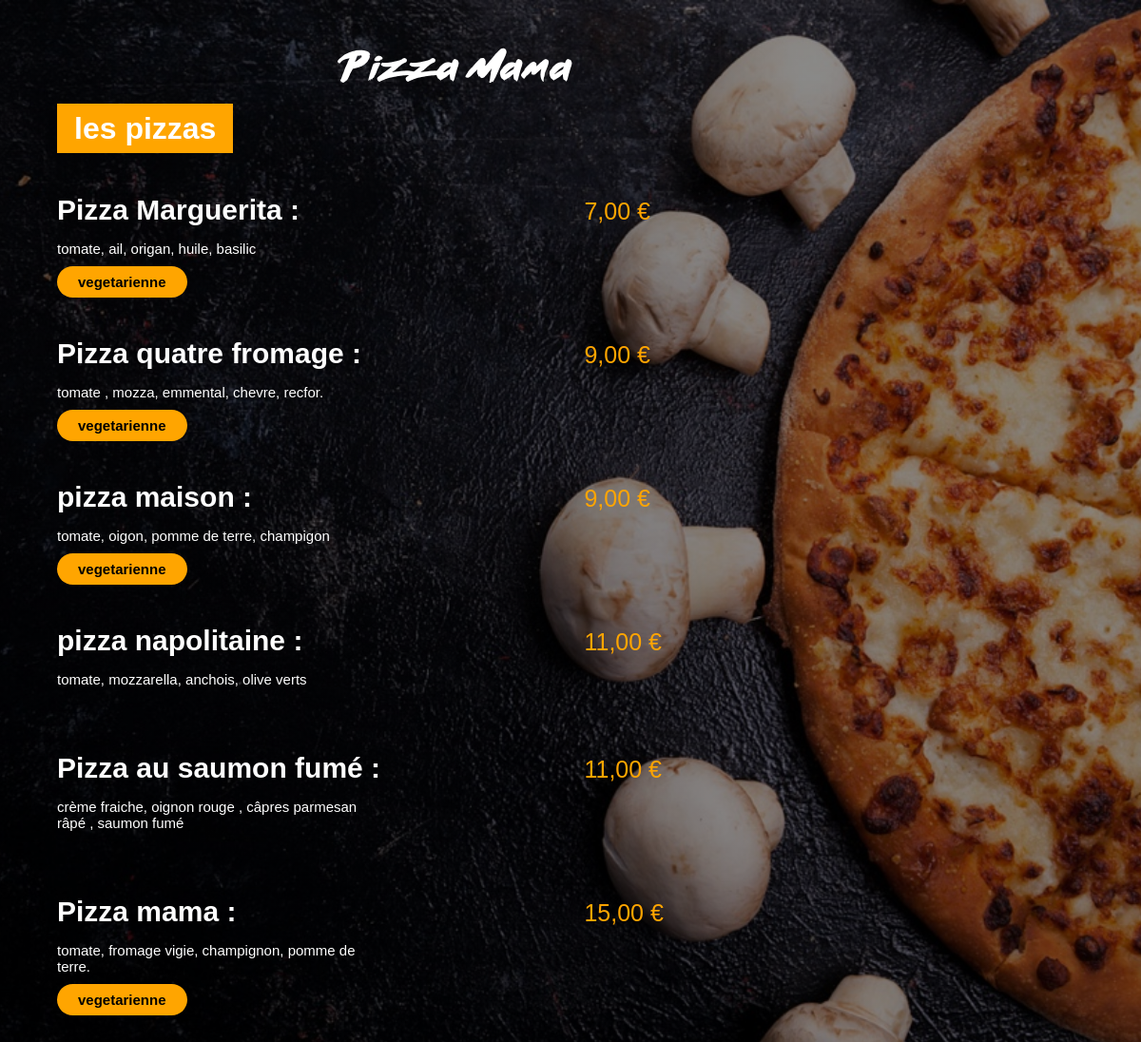
The app's page /menu/ with its own data.
### menu/models.py (models this page shows, shortened)
class Pizza(models.Model):
    nom = models.CharField(max_length= 200)
    ingredients =models.CharField(max_length= 400)
    prix = models.FloatField(default=0)
    vegetarienne = models.BooleanField(default=False)
    note  = models.FloatField(default=0)
    emporte = models.BooleanField(default=False)

### menu/views.py (the view)
# urls.py: path('', views.index, name="index"),
def index(request):
    pizzas =Pizza.objects.all().order_by('prix')
    return render(request, 'menu/index.html', {'pizzas': pizzas})

### menu/templates/menu/index.html (shortened to what this page needs)
{% load static %}
<html lang="fr">
<head>
    <link rel="stylesheet" href="/static/menu/style.css">
</head>
<body>
<a href="{% url 'main:index' %}"><img src="/static/menu/images/small_logo.png" id="small_logo.png"></a>
   <div class="menu_title">
       <h1> les pizzas </h1>
   </div>
   <div class="menu_list">
       {% for pizza in pizzas %}
             <div class="menu_list_item">
                 <span class="menu_list_title">{{pizza.nom}} :</span>
                 <span class="menu_list_toto">{{pizza.prix | floatformat:2}} €</span>
                 <br>
                 <span class="menu_ingredients">{{pizza.ingredients}}</span>
                 <br>
                 {%if pizza.vegetarienne %}
                 <span class=" menu_vegetarienne">vegetarienne</span>
                 {% endif %}
             </div>
       {% endfor %}
   </div>
</body>
</html>

### menu/static/menu/style.css (style rules this page uses)
h1 { background-color: orange; display: inline; padding: 8px 18px; margin-top: 70px; margin-bottom:70px; margin-left: 30px; }
body { background: linear-gradient(0deg, rgba(0, 0, 0, 0.45), rgba(0, 0, 0, 0.45)), url("images/menu_background.jpg") center center fixed; -webkit-background-size: cover; -moz-background-size: cover; -o-background-size: cover; background-size: cover; color: white; margin: 0px; font-family: Arial; }
.menu_title { margin-top: 30px; margin-bottom:30px; margin-left: 30px; }
img { margin-top: 50px; margin-left: 355px; }
.menu_list { margin-top: 10px; margin-bottom:10px; margin-left: 30px; }
.menu_list_item { margin:50px 30px; }
.menu_list_title { font-weight: bold; font-size: 30px; display: inline-block; width:350px; }
.menu_list_toto { font-size: 25px; color: orange; display: inline-block; margin-left: 200px; width: px; text-align: right; }
.menu_ingredients { font-size: 15px; margin-top: 15px; display: block; width: 320px; }
.menu_vegetarienne { font-weight: bold; font-size: 15px; color: black; background-color: orange; padding: 8px 22px; border-radius: 17px; }

### records on screen
Pizza: nom "Pizza Marguerita", prix "7,00", ingredients "tomate, ail, origan, huile, basilic", vegetarienne "vegetarienne"
Pizza: nom "Pizza quatre fromage", prix "9,00", ingredients "tomate , mozza, emmental, chevre, recfor.", vegetarienne "vegetarienne"
Pizza: nom "pizza maison", prix "9,00", ingredients "tomate, oigon, pomme de terre, champigon", vegetarienne "vegetarienne"
Pizza: nom "pizza napolitaine", prix "11,00", ingredients "tomate, mozzarella, anchois, olive verts"
Pizza: nom "Pizza au saumon fumé", prix "11,00", ingredients "crème fraiche, oignon rouge , câpres parmesan râpé , saumon fumé"
Pizza: nom "Pizza mama", prix "15,00", ingredients "tomate, fromage vigie, champignon, pomme de terre.", vegetarienne "vegetarienne"
